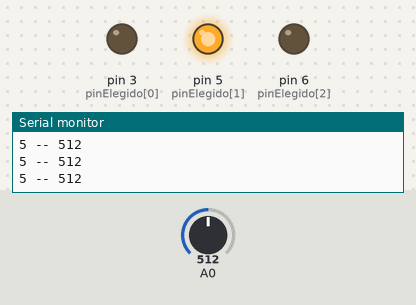
The sketch below on a simulated Arduino Uno, built with avr-gcc and run on an emulated ATmega328P. Shown: output pins drawn as LEDs (lit = HIGH), the last lines printed to the serial monitor. The test bench sets the inputs (shaded band); at power-on: A0 = 512.

Above: at 1.2 s.
1.3 s: A0 set to 461
4.3 s: A0 set to 439
At 5.4 s:
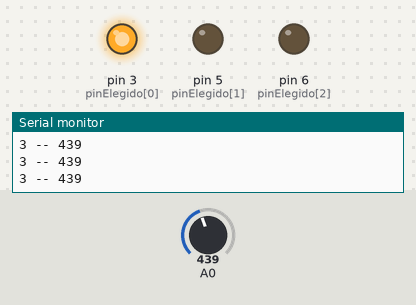
5.8 s: A0 set to 900
At 6.8 s:
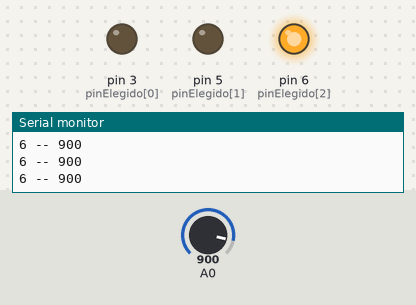
7.3 s: A0 set to 890
At 7.9 s:
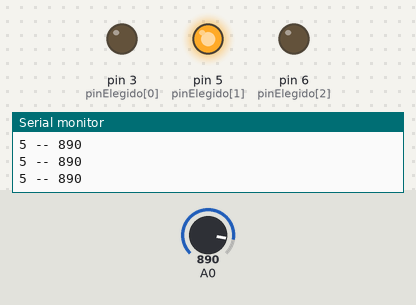
8.8 s: A0 set to 1023
At 10.2 s:
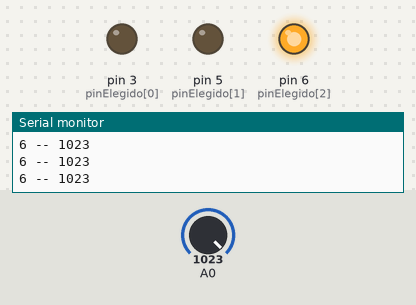
Timing chart, 0 to 11.3 s (numbered marks = the images above; inputs shaded):
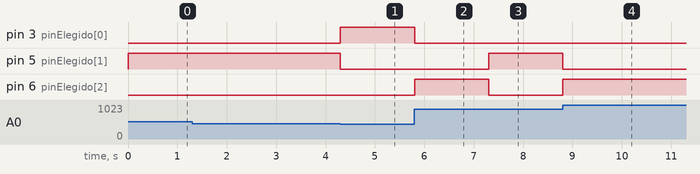

Measured:
- the behaviour switches between 450 and 449 on A0 (found by bisection; images 0 and 1)
- the behaviour switches between 900 and 899 on A0 (found by bisection; images 2 and 3)
- after the input at 4.3 s, pin 3 (pinElegido[0]): LOW → HIGH at once; pin 5 (pinElegido[1]): HIGH → LOW at once
- after the input at 5.8 s, pin 3 (pinElegido[0]): HIGH → LOW at once; pin 6 (pinElegido[2]): LOW → HIGH at once
- after the input at 7.3 s, pin 5 (pinElegido[1]): LOW → HIGH at once; pin 6 (pinElegido[2]): HIGH → LOW at once
- after the input at 8.8 s, pin 5 (pinElegido[1]): HIGH → LOW at once; pin 6 (pinElegido[2]): LOW → HIGH at once

The sketch:

proyecto_semaforo_acustico_02.ino
```cpp
// proyecto semáforo acústico
// Consiste en detectar el nivel de ruido y emitir una luz de colores
// actuando como un semáforo

long valor = 0; // valor de entrada del potenciómetro analógico
int pinElegido[]={3,5,6}; // valores de los pins
int numPin = 2;

void setup() {
  pinMode(3,OUTPUT); // salidas analógicas
  pinMode(5,OUTPUT); // salidas analógicas
  pinMode(6,OUTPUT); // salidas analógicas
  Serial.begin(9600);

}

void loop() {
  valor = analogRead(A0);
  numPin = map(valor,0,900,0,2);
  encender(numPin);
  Serial.println((String) pinElegido[numPin] + " -- " + (String) valor);
}

void encender(int cual) {
  int i;
  for (i=0;i<=2;i++) {
    if (i==cual) {
      digitalWrite(pinElegido[i],true);
    } else {
      digitalWrite(pinElegido[i],false);
    }
  }
}
```
